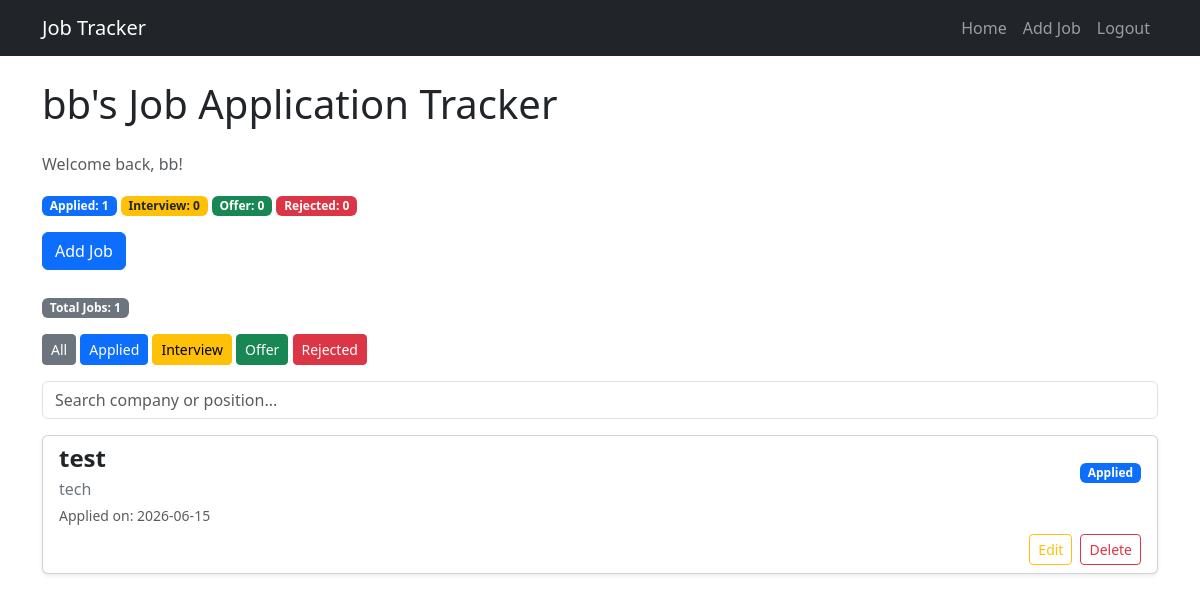
Page / (signed in) on the earlier database version.
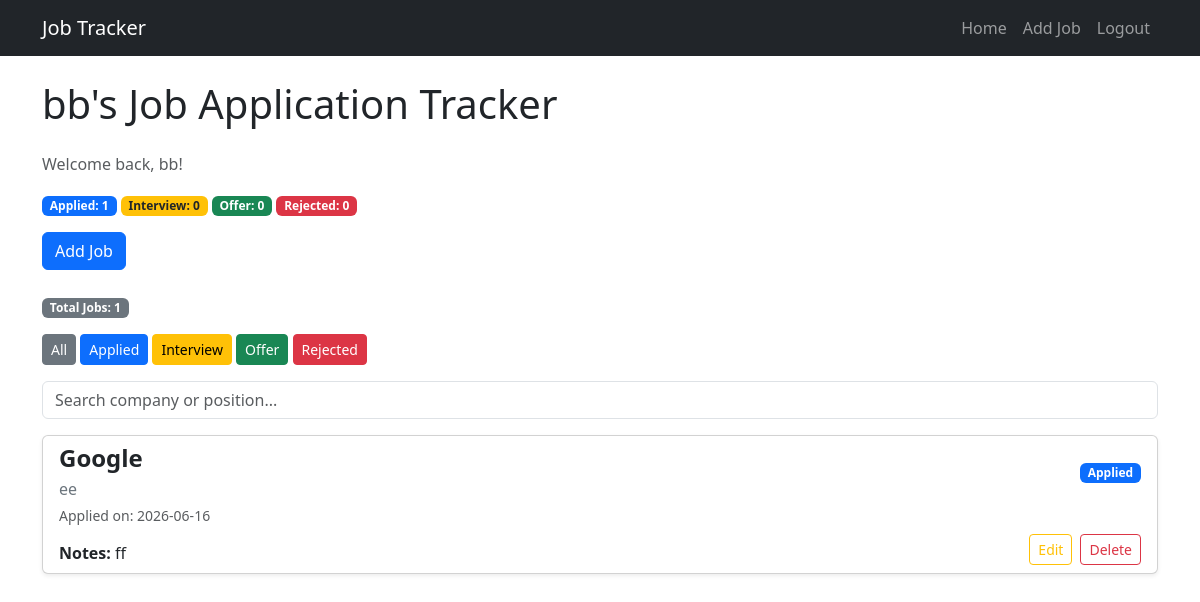
Same page on the later database version.
### tables this page shows
CREATE TABLE jobs (
    id INTEGER PRIMARY KEY AUTOINCREMENT,
    user_id INTEGER,
    company TEXT NOT NULL,
    position TEXT NOT NULL,
    status TEXT NOT NULL
, created_at TEXT, notes TEXT);

### app.py (the view)
@app.route("/")
def index():
    if "user_id" not in session:
        return redirect("/login")
    status_filter = request.args.get("status")
    search = request.args.get("search")
    query = "SELECT * FROM jobs WHERE user_id = ?"
    params = [session["user_id"]]
    if status_filter:
        query += " AND status = ?"
        params.append(status_filter)
    if search:
        query += " AND (company LIKE ? OR position LIKE ?)"
        params.append(f"%{search}%")
        params.append(f"%{search}%")
    query += " ORDER BY id DESC"
    db.execute(query, tuple(params))
    jobs = db.fetchall()
    applied = 0
    interview = 0
    offer = 0
    rejected = 0
    for job in jobs:
        if job[4] == "Applied":
            applied += 1
        elif job[4] == "Interview":
            interview += 1
        elif job[4] == "Offer":
            offer += 1
        elif job[4] == "Rejected":
            rejected += 1
    return render_template(
        "index.html",
        jobs=jobs,
        applied=applied,
        interview=interview,
        offer=offer,
        rejected=rejected
    )

### templates/index.html (shortened to what this page needs)
{% extends "layout.html" %}
{% block main %}
<h1 class="mb-4">{{ session["username"] }}'s Job Application Tracker</h1>
<p class="text-muted">
    Welcome back, {{ session["username"] }}!
</p>
<div class="mb-3">
    <span class="badge bg-primary">
        Applied: {{ applied }}
    </span>
    <span class="badge bg-warning text-dark">
        Interview: {{ interview }}
    </span>
    <span class="badge bg-success">
        Offer: {{ offer }}
    </span>
    <span class="badge bg-danger">
        Rejected: {{ rejected }}
    </span>
</div>
<a href="/add" class="btn btn-primary mb-4">
    Add Job
</a>
<p>
    <span class="badge bg-secondary">
        Total Jobs: {{ jobs|length }}
    </span>
</p>
<div class="mb-3">
    <a href="/" class="btn btn-sm btn-secondary">All</a>
    <a href="/?status=Applied" class="btn btn-sm btn-primary">Applied</a>
    <a href="/?status=Interview" class="btn btn-sm btn-warning">Interview</a>
    <a href="/?status=Offer" class="btn btn-sm btn-success">Offer</a>
    <a href="/?status=Rejected" class="btn btn-sm btn-danger">Rejected</a>
</div>
<form method="GET" class="mb-3">
    <input
        type="text"
        name="search"
        class="form-control"
        placeholder="Search company or position..."
        value="{{ request.args.get('search', '') }}"
    >
</form>
{% if jobs %}
<div class="row">
    {% for job in jobs %}
        <div class="col-12 mb-3">
            <div class="card shadow-sm">
                <div class="card-body py-2">
                    <div class="d-flex justify-content-between align-items-center">
                        <div>
                            <h4 class="fw-bold mb-1">{{ job[2] }}</h4>
                            <p class="text-secondary mb-0">{{ job[3] }}</p>
                        </div>
                        {% if job[4] == "Applied" %}
                            <span class="badge bg-primary">Applied</span>
                        {% elif job[4] == "Interview" %}
                            <span class="badge bg-warning text-dark">Interview</span>
                        {% elif job[4] == "Offer" %}
                            <span class="badge bg-success">Offer</span>
                        {% elif job[4] == "Rejected" %}
                            <span class="badge bg-danger">Rejected</span>
                        {% endif %}
                    </div>
                    <small class="text-muted d-block mt-1">
                       Applied on:  {{ job[5] }}
                    </small>
                    <div class="d-flex justify-content-between align-items-end mt-2">
                        {% if job[6] %}
                        <p class="mb-0">
                            <strong>Notes:</strong> {{ job[6] }}
                        </p>
                        {% else %}
                        <span></span>
                        {% endif %}
                        <div class="d-flex gap-2 flex-shrink-0">
                            <a href="/edit/{{ job[0] }}" class="btn btn-sm btn-outline-warning">
                                Edit
                            </a>
                            <form action="/delete/{{ job[0] }}" method="post" class="mb-0">
                                <button class="btn btn-sm btn-outline-danger">
                                    Delete
                                </button>
                            </form>
                        </div>
                    </div>
                </div>
            </div>
        </div>
    {% endfor %}
</div>
{% endif %}
{% endblock %}

### templates/layout.html (shortened to what this page needs)
<!DOCTYPE html>
<html lang="en">
<head>
    <link href="https://cdn.jsdelivr.net/npm/bootstrap@5.3.3/dist/css/bootstrap.min.css" rel="stylesheet">
</head>
<body>
    <nav class="navbar navbar-expand-lg navbar-dark bg-dark">
        <div class="container">
            <a class="navbar-brand" href="/">Job Tracker</a>
        <div class="navbar-nav ms-auto">
            {% if session.get("user_id") %}
                <a class="nav-link" href="/">Home</a>
                <a class="nav-link" href="/add">Add Job</a>
                <a class="nav-link" href="/logout">Logout</a>
            {% else %}
                <a class="nav-link" href="/login">Login</a>
                <a class="nav-link" href="/register">Register</a>
            {% endif %}
        </div>
        </div>
    </nav>
    <main class="container mt-4">
        {% block main %}{% endblock %}
    </main>
</body>
</html>

Differences in the rows shown:
removed jobs: company "test", position "tech", status "Applied", created_at "2026-06-15"
added jobs: company "Google", position "ee", status "Applied", created_at "2026-06-16", notes "ff"
